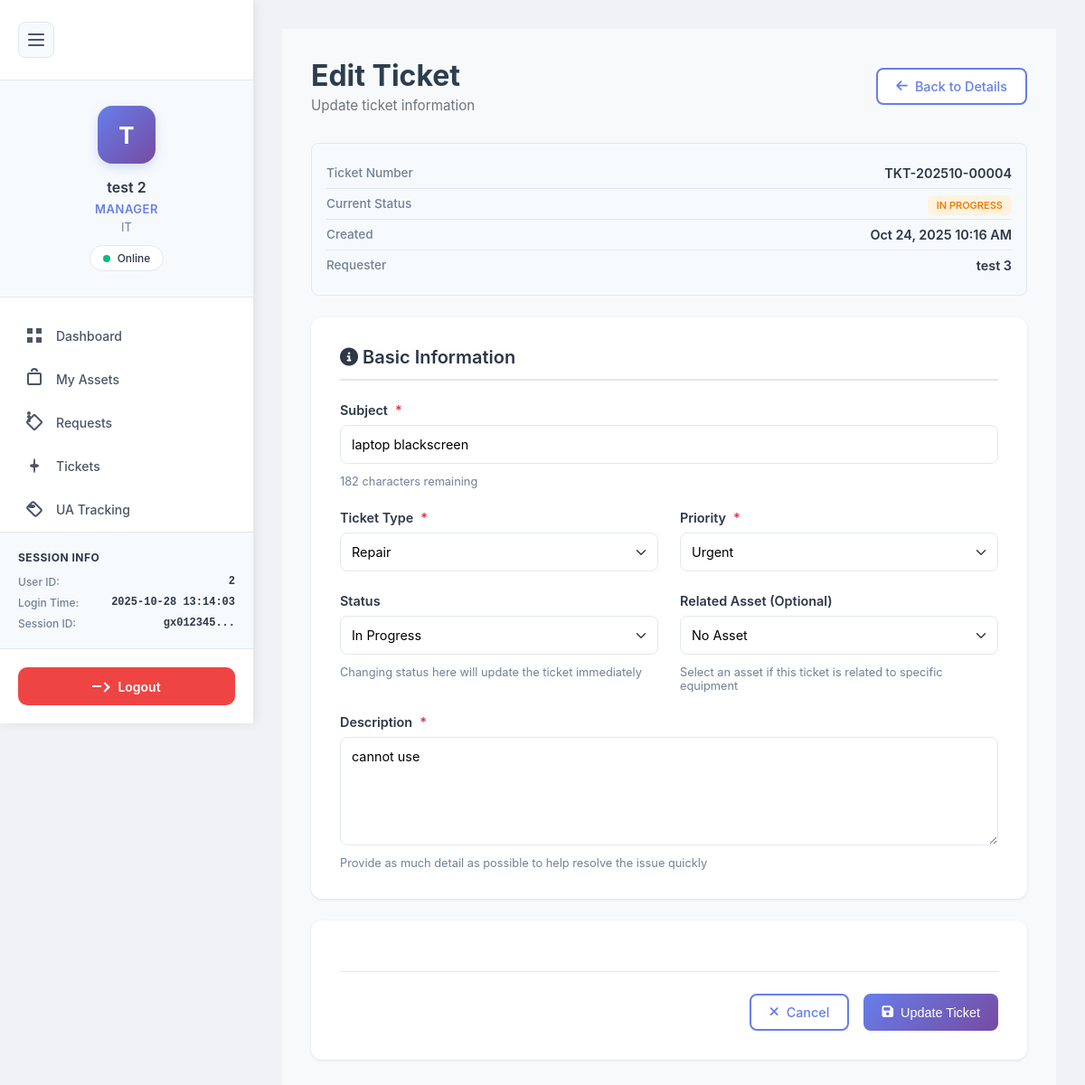
The page /public/ticketEdit.php?id=4 (signed in) on the database as committed earlier.
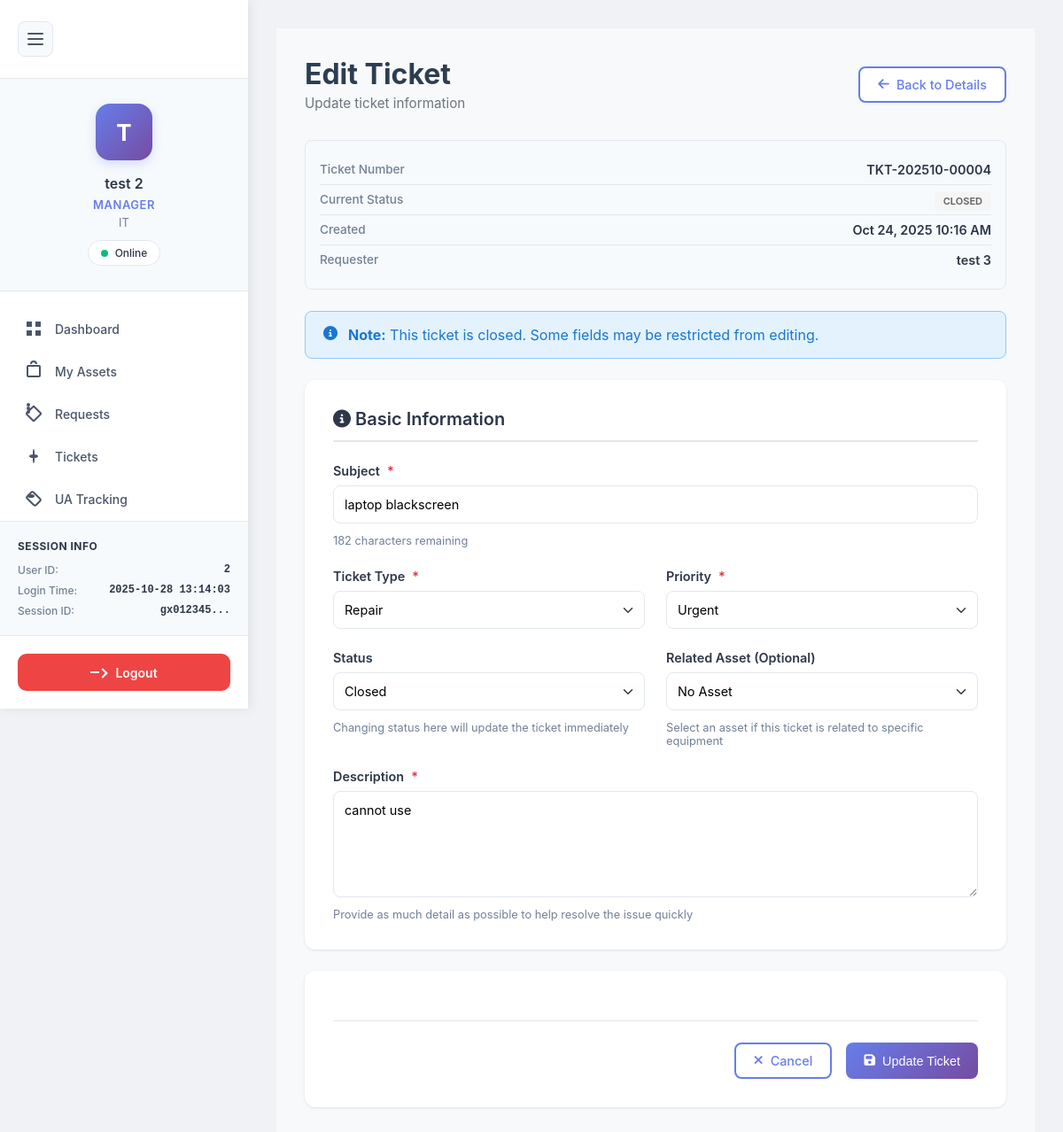
The same page on the database as committed later.
### tables this page shows
CREATE TABLE `tickets` (
  `ticket_id` int(11) NOT NULL,
  `ticket_number` varchar(50) NOT NULL,
  `ticket_type` enum('repair','maintenance','request_item','request_replacement','inquiry','other') NOT NULL,
  `subject` varchar(255) NOT NULL,
  `description` text NOT NULL,
  `priority` enum('low','medium','high','urgent') DEFAULT 'medium',
  `status` enum('open','in_progress','pending','resolved','closed','cancelled') DEFAULT 'open',
  `approval_status` enum('pending','approved','rejected') DEFAULT 'pending',
  `approved_by` int(11) DEFAULT NULL,
  `approved_at` datetime DEFAULT NULL,
  `manager_notes` text DEFAULT NULL,
  `requester_id` int(11) NOT NULL,
  `requester_department` varchar(100) DEFAULT NULL,
  `asset_id` int(11) DEFAULT NULL,
  `assigned_to` int(11) DEFAULT NULL,
  `assigned_at` timestamp NULL DEFAULT NULL,
  `resolution` text DEFAULT NULL,
  `resolved_by` int(11) DEFAULT NULL,
  `resolved_at` timestamp NULL DEFAULT NULL,
  `closed_by` int(11) DEFAULT NULL,
  `closed_at` timestamp NULL DEFAULT NULL,
  `created_at` timestamp NOT NULL DEFAULT current_timestamp(),
  `updated_at` timestamp NOT NULL DEFAULT current_timestamp() ON UPDATE current_timestamp(),
  `due_date` timestamp NULL DEFAULT NULL
);

### public/ticketEdit.php (the view, shortened to what the changed rows need)
<?php
require_once '../auth/config/database.php';
$user_role = $_SESSION['role'] ?? 'employee';
$ticket_id = $_GET['id'] ?? 0;
$ticket_query = "
    SELECT
        t.*,
        CONCAT(requester.first_name, ' ', requester.last_name) as requester_name,
        a.asset_name,
        a.asset_code
    FROM tickets t
    JOIN users requester ON t.requester_id = requester.user_id
    LEFT JOIN assets a ON t.asset_id = a.id
    WHERE t.ticket_id = ?
";
$stmt = $pdo->prepare($ticket_query);
$stmt->execute([$ticket_id]);
$ticket = $stmt->fetch(PDO::FETCH_ASSOC);
?>
<!DOCTYPE html>
<html lang="en">
<head>
    <link rel="stylesheet" href="../auth/inc/navigation.css">
    <link rel="stylesheet" href="https://cdnjs.cloudflare.com/ajax/libs/font-awesome/6.4.0/css/all.min.css">
</head>
<body>
    <main class="main-content">
        <div class="dashboard-content">
            <header class="page-header">
                <div class="header-left">
                    <h1>Edit Ticket</h1>
                </div>
            </header>
            <div class="form-container">
                <div class="info-box">
                    <div class="info-row">
                        <span class="info-label">Ticket Number</span>
                        <span class="info-value"><?php echo htmlspecialchars($ticket['ticket_number']); ?></span>
                    </div>
                    <div class="info-row">
                        <span class="info-value">
                            <span class="badge badge-<?php echo $ticket['status']; ?>">
                                <?php echo ucfirst(str_replace('_', ' ', $ticket['status'])); ?>
                            </span>
                        </span>
                    </div>
                    <div class="info-row">
                        <span class="info-label">Created</span>
                        <span class="info-value"><?php echo date('M d, Y h:i A', strtotime($ticket['created_at'])); ?></span>
                    </div>
                </div>
                <?php if ($ticket['status'] === 'closed'): ?>
                <div class="alert alert-info">
                    <i class="fas fa-info-circle"></i>
                    <div>
                        <strong>Note:</strong> This ticket is closed. Some fields may be restricted from editing.
                    </div>
                </div>
                <?php endif; ?>
                <form method="POST" action="" id="editTicketForm">
                    <div class="form-card">
                        <h2><i class="fas fa-info-circle"></i> Basic Information</h2>
                        <div class="form-grid">
                            <div class="form-group full-width">
                                <label for="subject">
                                    Subject <span class="required">*</span>
                                </label>
                                <input
                                    type="text"
                                    id="subject"
                                    name="subject"
                                    value="<?php echo htmlspecialchars($ticket['subject']); ?>"
                                    required
                                    maxlength="200"
                                    placeholder="Brief description of the issue">
                                <span class="form-hint">Maximum 200 characters</span>
                            </div>
                            <div class="form-group">
                                <label for="ticket_type">
                                    Ticket Type <span class="required">*</span>
                                </label>
                                <select id="ticket_type" name="ticket_type" required>
                                    <option value="repair" <?php echo $ticket['ticket_type'] === 'repair' ? 'selected' : ''; ?>>Repair</option>
                                </select>
                            </div>
                            <div class="form-group">
                                <label for="priority">
                                    Priority <span class="required">*</span>
                                </label>
                                <select id="priority" name="priority" required>
                                    <option value="urgent" <?php echo $ticket['priority'] === 'urgent' ? 'selected' : ''; ?>>Urgent</option>
                                </select>
                            </div>
                            <?php if ($user_role !== 'employee'): ?>
                            <div class="form-group">
                                <label for="status">
                                    Status
                                </label>
                                <select id="status" name="status">
                                    <option value="in_progress" <?php echo $ticket['status'] === 'in_progress' ? 'selected' : ''; ?>>In Progress</option>
                                    <option value="closed" <?php echo $ticket['status'] === 'closed' ? 'selected' : ''; ?>>Closed</option>
                                </select>
                                <span class="form-hint">Changing status here will update the ticket immediately</span>
                            </div>
                            <?php endif; ?>
                            <div class="form-group full-width">
                                <label for="description">
                                    Description <span class="required">*</span>
                                </label>
                                <textarea
                                    id="description"
                                    name="description"
                                    required
                                    placeholder="Provide detailed information about the issue or request"><?php echo htmlspecialchars($ticket['description']); ?></textarea>
                                <span class="form-hint">Provide as much detail as possible to help resolve the issue quickly</span>
                            </div>
                        </div>
                    </div>
                </form>
            </div>
        </div>
    </main>
</body>
</html>

Rows that differ between the two databases and show on the page:
changed tickets "TKT-202510-00004": status "IN PROGRESS" → "CLOSED"; status "In Progress" → "Closed"
Other text that changed with them:
text now shown: "Note: This ticket is closed. Some fields may be restricted from editing."
